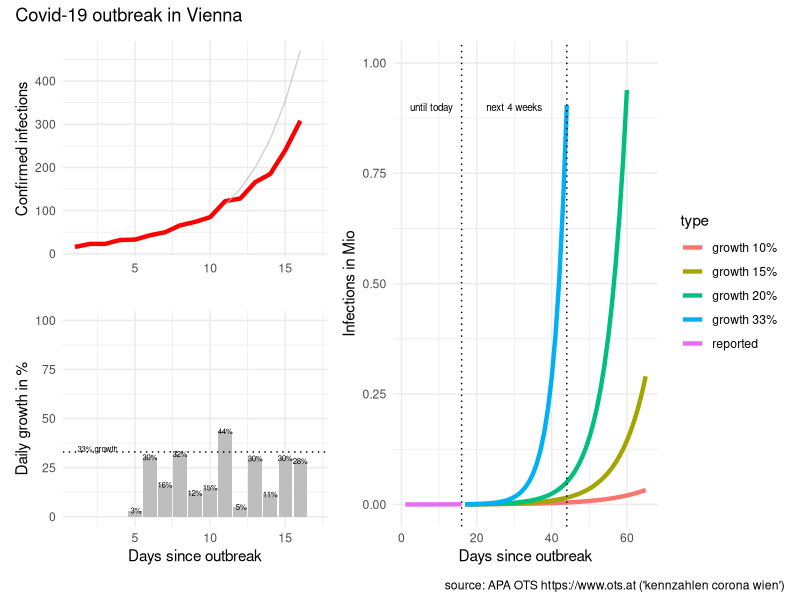
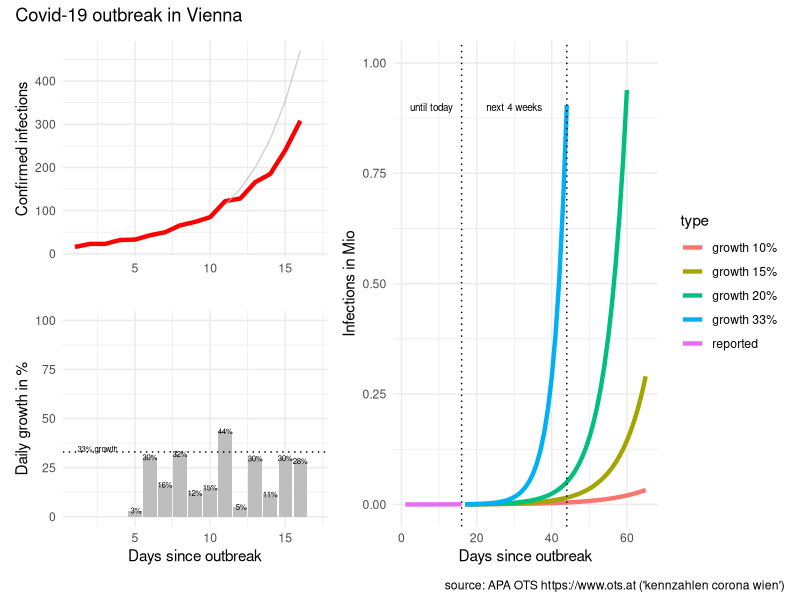

Source code (R) for these figures, in order:
# packages
library(tidyverse)
library(scales)
library(patchwork)

# reported infections
# source: APA OTS (https://www.ots.at)
# keywords: "kennzahlen corona wien"
infected <- c(
   16, #"2020-03-05"
   23, #"2020-03-06"
   23, #"2020-03-07"
   32, #"2020-03-08"
   33, #"2020-03-09"
   43, #"2020-03-10"
   50, #"2020-03-11"
   66, #"2020-03-12"
   74, #"2020-03-13"
   85, #"2020-03-14"
  122, #"2020-03-15"
  128, #"2020-03-16"
  166, #"2020-03-17"
  185, #"2020-03-18"
  240, #"2020-03-19"
  308  #"2020-03-20"
)

# prepare data
data <- tibble(infected = infected)

data <- data %>% 
  mutate(type = "reported",
         day = row_number()) %>% 
  arrange(day) %>% 
  mutate(new_abs = infected - lag(infected),
         new_pct = new_abs / lag(infected) * 100)

# predict
predict_corona <- function(data, infection_rate, days)  {
  
  future <- seq(from = max(data$day) + 1, to = max(data$day)+days-1)
  infected_all <- NULL
  infected_act <- max(data$infected)
  infected_predict <- NULL
  for (i in seq_along(future))  {
    infected_act <- infected_act * infection_rate
    infected_all <- c(infected_all, infected_act)
  }
  
  data2 <- tibble(type = paste0("growth ", (infection_rate-1)*100,"%"),
                  day = future, 
                  infected = infected_all)
  data2
  
} # predict_corona

# predict for different growth
predict_days <- 50 #57

data_50 <- data %>% 
  predict_corona(infection_rate = 1.50, days = predict_days)

data_40 <- data %>% 
  predict_corona(infection_rate = 1.40, days = predict_days)

data_33 <- data %>% 
  predict_corona(infection_rate = 1.33, days = predict_days)

data_20 <- data %>% 
  predict_corona(infection_rate = 1.20, days = predict_days)

data_15 <- data %>% 
  predict_corona(infection_rate = 1.15, days = predict_days)

data_10 <- data %>% 
  predict_corona(infection_rate = 1.10, days = predict_days)

# combine dataset
data_plot <- data %>% 
  bind_rows(data_33, data_20, data_15, data_10)


# visualise data
# infected
last_day <- length(data$infected)
p0 <- data_plot %>% 
  mutate(infected_M = infected / 1000000) %>%
  ggplot(aes(day, infected_M, color = type)) + 
  geom_line(size = 1.5) +
  geom_vline(xintercept = c(last_day, last_day + 28), 
             linetype = "dotted") +
  ylim(0,1) +
  xlab("Days since outbreak") +
  ylab("Infections in Mio") + 
  #ggtitle("Covid-19 outbreak in Vienna") +
  theme_minimal()+
  annotate("text", last_day/2, 0.9, 
           label = "until today", size = 2.5) +
  annotate("text", last_day+14, 0.9, 
           label = "next 4 weeks", size = 2.5)

#############################################

# data for reference line 33% growth (Austria)
data_line_start <- tibble(
  day = 10,
  infected = 85
)

# predict 33% growth (days since 50 cases)
data_line <- predict_corona(
  data_line_start,
  infection_rate = 1.33,
  days = 7)

# infected
p1 <- data %>% 
  mutate(infected_M = infected / 1000000) %>% 
  ggplot(aes(day, infected)) + 
  geom_line(size = 1.5, color = "red") +
  geom_line(data = data_line, 
            aes(day,infected), color = "grey", alpha = 0.7) +
  xlim(c(1,length(infected)+1)) +
  ylim(0,max(infected)) +
  scale_y_continuous(labels=function(x) format(x, big.mark = " ", scientific = FALSE)) +
  #  xlab("Days since outbreak") +
  xlab("") +
  ylab("Confirmed infections") + 
#  ggtitle("Covid-19 outbreak in Vienna") +
  theme_minimal()
  
# daily growth infected
p2 <- data %>% 
  filter(day >= 5) %>% 
  ggplot(aes(day, new_pct)) +
  geom_col(fill = "grey") +
  geom_text(aes(day, new_pct, 
                label = paste0(format(new_pct, digits=1),"%")),
            size = 2) +
  geom_hline(yintercept = 33, linetype = "dotted") +
  xlim(c(1,length(infected)+1)) +
  ylim(c(0,100)) +
  xlab("Days since outbreak") +
  ylab("Daily growth in %") + 
#  ggtitle("Covid-19 outbreak in Vienna") +
  theme_minimal() +
  annotate("text", 2.5, 33, 
           label = "33% growth",
           size = 2,
           vjust = "bottom"
  ) 

# combine plots
p <- ((p1 / p2) | p0) + plot_annotation('Covid-19 outbreak in Vienna',
                            caption = "source: APA OTS https://www.ots.at ('kennzahlen corona wien')")
# plot
p

# save plot
p %>% ggsave(filename = "covid-19-vienna.png", 
             device = "png",
             width = 7, height = 4)
